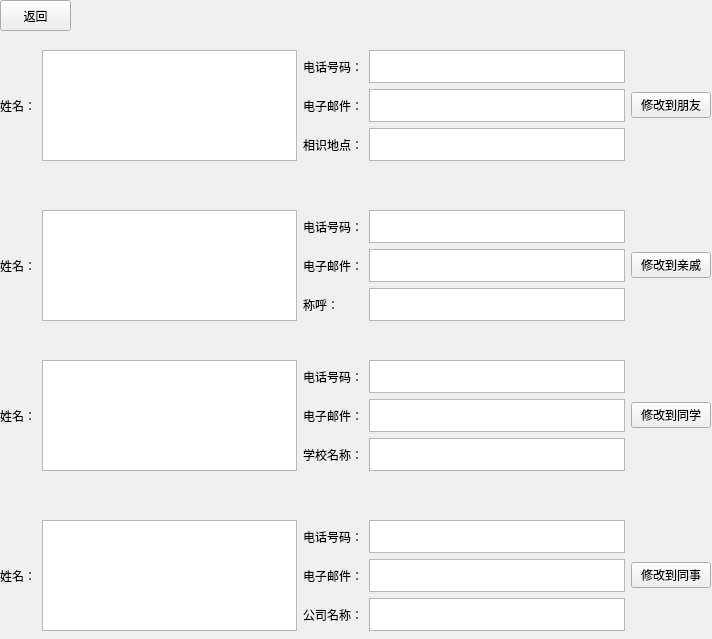
<?xml version="1.0" encoding="UTF-8"?>
<ui version="4.0">
 <class>Modifypage</class>
 <widget class="QWidget" name="Modifypage">
  <property name="geometry">
   <rect>
    <x>0</x>
    <y>0</y>
    <width>712</width>
    <height>639</height>
   </rect>
  </property>
  <property name="windowTitle">
   <string>Form</string>
  </property>
  <widget class="QPushButton" name="back">
   <property name="geometry">
    <rect>
     <x>0</x>
     <y>0</y>
     <width>71</width>
     <height>31</height>
    </rect>
   </property>
   <property name="text">
    <string>返回</string>
   </property>
  </widget>
  <widget class="QWidget" name="layoutWidget">
   <property name="geometry">
    <rect>
     <x>0</x>
     <y>360</y>
     <width>711</width>
     <height>111</height>
    </rect>
   </property>
   <layout class="QHBoxLayout" name="horizontalLayout_3">
    <item>
     <layout class="QHBoxLayout" name="horizontalLayout_4">
      <item>
       <widget class="QLabel" name="label_6">
        <property name="text">
         <string>姓名：</string>
        </property>
       </widget>
      </item>
      <item>
       <widget class="QTextEdit" name="c_t_name">
        <property name="styleSheet">
         <string notr="true">font: 25 11pt &quot;微软雅黑 Light&quot;;</string>
        </property>
       </widget>
      </item>
     </layout>
    </item>
    <item>
     <layout class="QVBoxLayout" name="verticalLayout_3">
      <item>
       <widget class="QLabel" name="label_7">
        <property name="text">
         <string>电话号码：</string>
        </property>
       </widget>
      </item>
      <item>
       <widget class="QLabel" name="label_8">
        <property name="text">
         <string>电子邮件：</string>
        </property>
       </widget>
      </item>
      <item>
       <widget class="QLabel" name="label_9">
        <property name="text">
         <string>学校名称：</string>
        </property>
       </widget>
      </item>
     </layout>
    </item>
    <item>
     <layout class="QVBoxLayout" name="verticalLayout_4">
      <item>
       <widget class="QTextEdit" name="c_t_phonenum">
        <property name="styleSheet">
         <string notr="true">font: 25 9pt &quot;微软雅黑 Light&quot;;</string>
        </property>
       </widget>
      </item>
      <item>
       <widget class="QTextEdit" name="c_t_email">
        <property name="styleSheet">
         <string notr="true">font: 25 9pt &quot;微软雅黑 Light&quot;;</string>
        </property>
       </widget>
      </item>
      <item>
       <widget class="QTextEdit" name="c_t_school">
        <property name="styleSheet">
         <string notr="true">font: 25 9pt &quot;微软雅黑 Light&quot;;</string>
        </property>
       </widget>
      </item>
     </layout>
    </item>
    <item>
     <widget class="QPushButton" name="b_classmate">
      <property name="text">
       <string>修改到同学</string>
      </property>
     </widget>
    </item>
   </layout>
  </widget>
  <widget class="QWidget" name="layoutWidget_3">
   <property name="geometry">
    <rect>
     <x>0</x>
     <y>210</y>
     <width>711</width>
     <height>111</height>
    </rect>
   </property>
   <layout class="QHBoxLayout" name="horizontalLayout_7">
    <item>
     <layout class="QHBoxLayout" name="horizontalLayout_8">
      <item>
       <widget class="QLabel" name="label_14">
        <property name="text">
         <string>姓名：</string>
        </property>
       </widget>
      </item>
      <item>
       <widget class="QTextEdit" name="r_t_name"/>
      </item>
     </layout>
    </item>
    <item>
     <layout class="QVBoxLayout" name="verticalLayout_7">
      <item>
       <widget class="QLabel" name="label_15">
        <property name="text">
         <string>电话号码：</string>
        </property>
       </widget>
      </item>
      <item>
       <widget class="QLabel" name="label_16">
        <property name="text">
         <string>电子邮件：</string>
        </property>
       </widget>
      </item>
      <item>
       <widget class="QLabel" name="label_17">
        <property name="text">
         <string>称呼：</string>
        </property>
       </widget>
      </item>
     </layout>
    </item>
    <item>
     <layout class="QVBoxLayout" name="verticalLayout_8">
      <item>
       <widget class="QTextEdit" name="r_t_phonenum">
        <property name="styleSheet">
         <string notr="true">font: 25 9pt &quot;微软雅黑 Light&quot;;</string>
        </property>
       </widget>
      </item>
      <item>
       <widget class="QTextEdit" name="r_t_email">
        <property name="styleSheet">
         <string notr="true">font: 25 9pt &quot;微软雅黑 Light&quot;;</string>
        </property>
       </widget>
      </item>
      <item>
       <widget class="QTextEdit" name="r_t_address">
        <property name="styleSheet">
         <string notr="true">font: 25 9pt &quot;微软雅黑 Light&quot;;</string>
        </property>
       </widget>
      </item>
     </layout>
    </item>
    <item>
     <widget class="QPushButton" name="b_relative">
      <property name="text">
       <string>修改到亲戚</string>
      </property>
     </widget>
    </item>
   </layout>
  </widget>
  <widget class="QWidget" name="layoutWidget">
   <property name="geometry">
    <rect>
     <x>0</x>
     <y>50</y>
     <width>711</width>
     <height>111</height>
    </rect>
   </property>
   <layout class="QHBoxLayout" name="horizontalLayout_2">
    <item>
     <layout class="QHBoxLayout" name="horizontalLayout">
      <item>
       <widget class="QLabel" name="f_name">
        <property name="styleSheet">
         <string notr="true"/>
        </property>
        <property name="text">
         <string>姓名：</string>
        </property>
       </widget>
      </item>
      <item>
       <widget class="QTextEdit" name="f_t_name">
        <property name="styleSheet">
         <string notr="true">font: 25 11pt &quot;微软雅黑 Light&quot;;</string>
        </property>
       </widget>
      </item>
     </layout>
    </item>
    <item>
     <layout class="QVBoxLayout" name="verticalLayout_2">
      <item>
       <widget class="QLabel" name="f_phonenum">
        <property name="text">
         <string>电话号码：</string>
        </property>
       </widget>
      </item>
      <item>
       <widget class="QLabel" name="f_email">
        <property name="text">
         <string>电子邮件：</string>
        </property>
       </widget>
      </item>
      <item>
       <widget class="QLabel" name="f_kplace">
        <property name="text">
         <string>相识地点：</string>
        </property>
       </widget>
      </item>
     </layout>
    </item>
    <item>
     <layout class="QVBoxLayout" name="verticalLayout">
      <item>
       <widget class="QTextEdit" name="f__t_phonenum">
        <property name="styleSheet">
         <string notr="true">font: 25 9pt &quot;微软雅黑 Light&quot;;</string>
        </property>
       </widget>
      </item>
      <item>
       <widget class="QTextEdit" name="f_t_email">
        <property name="styleSheet">
         <string notr="true">font: 25 9pt &quot;微软雅黑 Light&quot;;</string>
        </property>
       </widget>
      </item>
      <item>
       <widget class="QTextEdit" name="f_t_kplace">
        <property name="styleSheet">
         <string notr="true">font: 25 9pt &quot;微软雅黑 Light&quot;;</string>
        </property>
       </widget>
      </item>
     </layout>
    </item>
    <item>
     <widget class="QPushButton" name="b_friend">
      <property name="text">
       <string>修改到朋友</string>
      </property>
     </widget>
    </item>
   </layout>
  </widget>
  <widget class="QWidget" name="layoutWidget_2">
   <property name="geometry">
    <rect>
     <x>0</x>
     <y>520</y>
     <width>711</width>
     <height>111</height>
    </rect>
   </property>
   <layout class="QHBoxLayout" name="horizontalLayout_5">
    <item>
     <layout class="QHBoxLayout" name="horizontalLayout_6">
      <item>
       <widget class="QLabel" name="label_10">
        <property name="text">
         <string>姓名：</string>
        </property>
       </widget>
      </item>
      <item>
       <widget class="QTextEdit" name="w_t_name">
        <property name="styleSheet">
         <string notr="true">font: 25 11pt &quot;微软雅黑 Light&quot;;</string>
        </property>
       </widget>
      </item>
     </layout>
    </item>
    <item>
     <layout class="QVBoxLayout" name="verticalLayout_5">
      <item>
       <widget class="QLabel" name="label_11">
        <property name="text">
         <string>电话号码：</string>
        </property>
       </widget>
      </item>
      <item>
       <widget class="QLabel" name="label_12">
        <property name="text">
         <string>电子邮件：</string>
        </property>
       </widget>
      </item>
      <item>
       <widget class="QLabel" name="label_13">
        <property name="text">
         <string>公司名称：</string>
        </property>
       </widget>
      </item>
     </layout>
    </item>
    <item>
     <layout class="QVBoxLayout" name="verticalLayout_6">
      <item>
       <widget class="QTextEdit" name="w_t_phonenum">
        <property name="styleSheet">
         <string notr="true">font: 25 9pt &quot;微软雅黑 Light&quot;;</string>
        </property>
       </widget>
      </item>
      <item>
       <widget class="QTextEdit" name="w_t_email">
        <property name="styleSheet">
         <string notr="true">font: 25 9pt &quot;微软雅黑 Light&quot;;</string>
        </property>
       </widget>
      </item>
      <item>
       <widget class="QTextEdit" name="w_t_company">
        <property name="styleSheet">
         <string notr="true">font: 25 9pt &quot;微软雅黑 Light&quot;;</string>
        </property>
       </widget>
      </item>
     </layout>
    </item>
    <item>
     <widget class="QPushButton" name="b_workmate">
      <property name="text">
       <string>修改到同事</string>
      </property>
     </widget>
    </item>
   </layout>
  </widget>
 </widget>
 <resources/>
 <connections/>
</ui>
